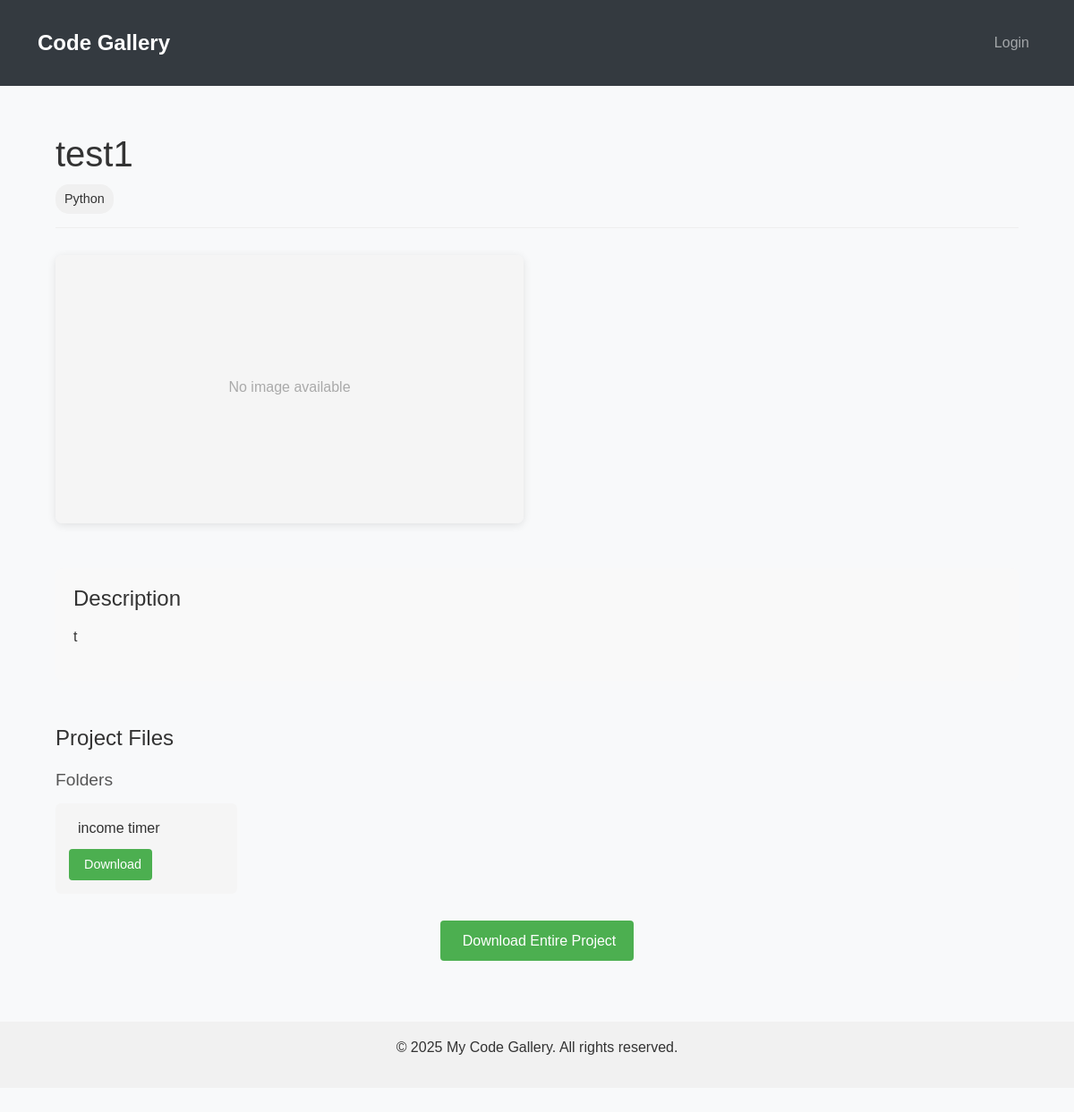
/project/4/, run on the app's committed database.
### gallery/models.py (models this page shows, shortened)
class Project(models.Model):
    CATEGORY_CHOICES = [
        ('python', 'Python'),
        ('java', 'Java'),
        ('web', 'Web Development'),
        ('c', 'C'),
        ('other', 'Other')
    ]
    title = models.CharField(max_length=200)
    description = models.TextField()
    category = models.CharField(max_length=20, choices=CATEGORY_CHOICES, default='other')
    github_link = models.URLField(blank=True, null=True)
    image = models.ImageField(upload_to='project_images/', blank=True, null=True)

class ProjectFolder(models.Model):
    name = models.CharField(max_length=100)
    project = models.ForeignKey(Project, on_delete=models.CASCADE, related_name='folders')
    parent_folder = models.ForeignKey('self', on_delete=models.CASCADE, null=True, blank=True, related_name='subfolders')
    class Meta:
        unique_together = ('name', 'project', 'parent_folder')
        ordering = ['name']

### gallery/views.py (the view)
# urls.py: path('project/<int:pk>/', views.project_detail, name='project_detail'),
def project_detail(request, pk):
    project = get_object_or_404(Project, pk=pk)
    root_files = project.files.filter(folder__isnull=True)
    root_folders = project.folders.filter(parent_folder__isnull=True)
    context = {
        'project': project,
        'root_files': root_files,
        'root_folders': root_folders
    }
    return render(request, 'gallery/project_detail.html', context)

### gallery/templates/gallery/project_detail.html (shortened to what this page needs)
{% extends 'base.html' %}
{% block content %}
<div class="project-container">
    <div class="project-header">
        <h1>{{ project.title }}</h1>
        <div class="project-meta">
            <span class="category-badge">{{ project.get_category_display }}</span>
        </div>
    </div>
    <div class="project-content">
        <div class="project-image">
            {% if project.image %}
            <img src="{{ project.image.url }}" alt="{{ project.title }}" class="main-image">
            {% else %}
            <div class="placeholder-image">
                <p>No image available</p>
            </div>
            {% endif %}
        </div>
        <div class="project-description">
            <h2>Description</h2>
            <div class="description-content">
                {{ project.description|linebreaks }}
            </div>
        </div>
        <div class="project-files">
            <h2>Project Files</h2>
            {% if root_folders or root_files %}
                {% if root_folders %}
                <div class="folders-section">
                    <h3>Folders</h3>
                    <div class="folder-grid">
                        {% for folder in root_folders %}
                        <div class="folder-item">
                            <a href="{% url 'folder_detail' folder_pk=folder.pk %}" class="folder-link">
                                <span class="folder-name">{{ folder.name }}</span>
                            </a>
                            <div class="folder-actions">
                                <a href="{% url 'download_folder' folder_pk=folder.pk %}" class="download-btn">
                                     Download
                                </a>
                            </div>
                        </div>
                        {% endfor %}
                    </div>
                </div>
                {% endif %}
            {% else %}
                <div class="no-files-message">
                    <p>No files or folders have been added to this project yet.</p>
                </div>
            {% endif %}
            {% if root_folders or root_files %}
            <div class="download-all-section">
                <a href="{% url 'download_project' project_pk=project.pk %}" class="download-all-btn">
                     Download Entire Project
                </a>
            </div>
            {% endif %}
        </div>
    </div>
</div>
{% endblock %}

### templates/base.html (style rules this page uses)
body { font-family: 'Arial', sans-serif; line-height: 1.6; color: #333; background-color: #f8f9fa; padding-bottom: 2rem; }

### gallery/templates/gallery/project_detail.html (style rules this page uses)
.project-container { max-width: 1200px; margin: 0 auto; padding: 20px; }
.project-header { margin-bottom: 30px; border-bottom: 1px solid #eee; padding-bottom: 15px; }
.project-header h1 { margin-bottom: 10px; font-size: 2.5rem; }
.project-meta { display: flex; align-items: center; gap: 15px; }
.category-badge { background-color: #f0f0f0; padding: 5px 10px; border-radius: 15px; font-size: 0.9rem; }
.project-content { display: grid; grid-template-columns: 1fr; gap: 30px; }
.project-image { margin-bottom: 20px; border-radius: 8px; overflow: hidden; box-shadow: 0 2px 10px rgba(0,0,0,0.1); }
.placeholder-image { height: 300px; display: flex; flex-direction: column; justify-content: center; align-items: center; background-color: #f5f5f5; color: #aaa; }
.project-description { background-color: #f9f9f9; padding: 20px; border-radius: 8px; }
.project-description h2 { margin-top: 0; margin-bottom: 15px; font-size: 1.5rem; color: #333; }
.description-content { line-height: 1.6; }
.project-files { margin-top: 20px; }
.project-files h2 { margin-bottom: 20px; font-size: 1.5rem; }
.project-files h3 { margin: 15px 0; font-size: 1.2rem; color: #555; }
.folder-grid { display: grid; grid-template-columns: repeat(auto-fill, minmax(200px, 1fr)); gap: 15px; margin-bottom: 25px; }
.folder-item { background-color: #f5f5f5; border-radius: 6px; padding: 15px; transition: transform 0.2s ease, box-shadow 0.2s ease; }
.folder-link { display: flex; align-items: center; gap: 10px; color: #333; text-decoration: none; margin-bottom: 10px; }
.folder-name { font-weight: 500; overflow: hidden; text-overflow: ellipsis; white-space: nowrap; }
.folder-actions { margin-top: 10px; }
.download-btn, .download-all-btn { display: inline-flex; align-items: center; gap: 5px; background-color: #4caf50; color: white; padding: 6px 12px; border-radius: 4px; text-decoration: none; font-size: 0.9rem; transition: background-color 0.2s ease; }
.download-all-section { margin-top: 30px; text-align: center; }
.download-all-btn { padding: 10px 20px; font-size: 1rem; }
@media (min-width: 768px) { .project-content { grid-template-columns: 1fr 1fr; } }
@media (min-width: 768px) { .project-description, .project-files { grid-column: span 2; } }

### data on the page
Project: title "test1", category "Python", description "t"
ProjectFolder: name "income timer"
